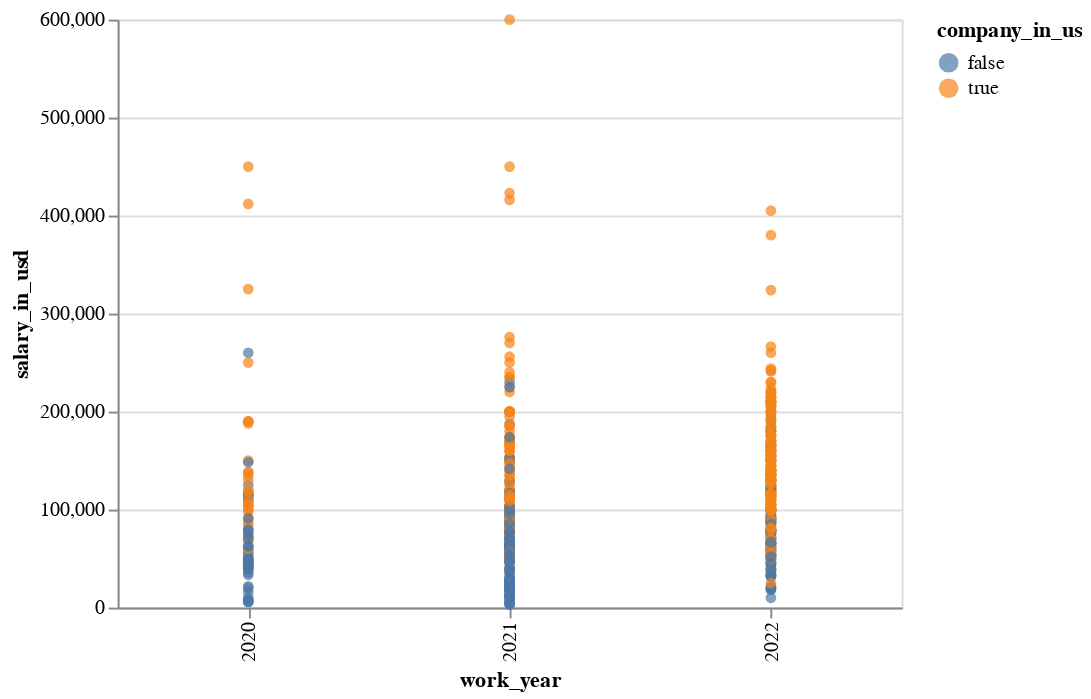

Write notebook code for a chart like this one.
### Code cell
alt.Chart(data).mark_circle().encode(
    x="work_year",
    y="salary_in_usd",
    color="company_in_us",
    tooltip=["job_title", "employee_residence", "company_location"]
).properties(width=400)

### Figure 1 — Vega-Lite specification as saved in the notebook (floating-point values rounded to 4 significant figures; data arrays with more than 128 entries replaced by an {"elided": "..."} marker saying what was removed)
{"config": {"view": {"continuousWidth": 400, "continuousHeight": 300}}, "data": {"name": "data-60fca8d5ce873afda9dde303bdad00cf"}, "mark": "circle", "encoding": {"color": {"type": "nominal", "field": "company_in_us"}, "tooltip": [{"type": "nominal", "field": "job_title"}, {"type": "nominal", "field": "employee_residence"}, {"type": "nominal", "field": "company_location"}], "x": {"type": "nominal", "field": "work_year"}, "y": {"type": "quantitative", "field": "salary_in_usd"}}, "width": 400, "$schema": "https://vega.github.io/schema/vega-lite/v4.8.1.json", "datasets": {"data-60fca8d5ce873afda9dde303bdad00cf": {"elided": "607 records"}}}
